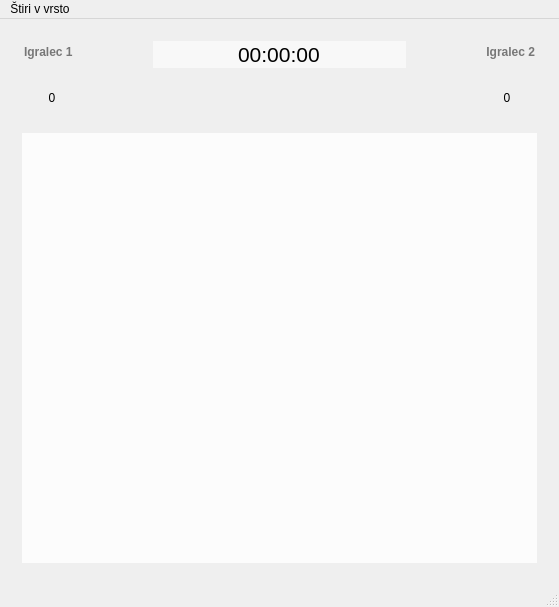
<?xml version="1.0" encoding="UTF-8"?>
<ui version="4.0">
 <class>glavnookno</class>
 <widget class="QMainWindow" name="glavnookno">
  <property name="geometry">
   <rect>
    <x>0</x>
    <y>0</y>
    <width>559</width>
    <height>607</height>
   </rect>
  </property>
  <property name="minimumSize">
   <size>
    <width>334</width>
    <height>427</height>
   </size>
  </property>
  <property name="acceptDrops">
   <bool>false</bool>
  </property>
  <property name="windowTitle">
   <string>Štiri v vrsto</string>
  </property>
  <property name="windowIcon">
   <iconset resource="resource.qrc">
    <normaloff>:/img/icon.png</normaloff>:/img/icon.png</iconset>
  </property>
  <property name="styleSheet">
   <string notr="true"/>
  </property>
  <property name="documentMode">
   <bool>false</bool>
  </property>
  <widget class="QWidget" name="centralWidget">
   <property name="autoFillBackground">
    <bool>false</bool>
   </property>
   <property name="styleSheet">
    <string notr="true">border-image: url(:/img/Ozadje2.png) 0 0 0 0 stretch;</string>
   </property>
   <layout class="QHBoxLayout" name="horizontalLayout_5">
    <item>
     <widget class="QFrame" name="frame">
      <property name="styleSheet">
       <string notr="true">border: none;
border-image:none;</string>
      </property>
      <property name="frameShape">
       <enum>QFrame::StyledPanel</enum>
      </property>
      <property name="frameShadow">
       <enum>QFrame::Raised</enum>
      </property>
      <layout class="QVBoxLayout" name="verticalLayout_3">
       <item>
        <layout class="QHBoxLayout" name="horizontalLayout_3">
         <item>
          <layout class="QVBoxLayout" name="verticalLayout">
           <item>
            <widget class="QLineEdit" name="txtIgralec1">
             <property name="minimumSize">
              <size>
               <width>125</width>
               <height>22</height>
              </size>
             </property>
             <property name="maximumSize">
              <size>
               <width>125</width>
               <height>22</height>
              </size>
             </property>
             <property name="font">
              <font>
               <family>Noto Sans UI</family>
               <weight>75</weight>
               <bold>true</bold>
              </font>
             </property>
             <property name="styleSheet">
              <string notr="true">background-color: rgba(255, 255, 255, 0);</string>
             </property>
             <property name="inputMask">
              <string/>
             </property>
             <property name="text">
              <string/>
             </property>
             <property name="frame">
              <bool>false</bool>
             </property>
             <property name="readOnly">
              <bool>true</bool>
             </property>
             <property name="placeholderText">
              <string>Igralec 1</string>
             </property>
            </widget>
           </item>
           <item>
            <layout class="QHBoxLayout" name="horizontalLayout">
             <item>
              <widget class="QLabel" name="lblScore1">
               <property name="minimumSize">
                <size>
                 <width>58</width>
                 <height>58</height>
                </size>
               </property>
               <property name="maximumSize">
                <size>
                 <width>58</width>
                 <height>58</height>
                </size>
               </property>
               <property name="styleSheet">
                <string notr="true">font: 75 16pt &quot;Noto Sans&quot;;</string>
               </property>
               <property name="text">
                <string>0</string>
               </property>
               <property name="alignment">
                <set>Qt::AlignCenter</set>
               </property>
              </widget>
             </item>
             <item>
              <widget class="QFrame" name="frame_2">
               <property name="minimumSize">
                <size>
                 <width>58</width>
                 <height>58</height>
                </size>
               </property>
               <property name="maximumSize">
                <size>
                 <width>58</width>
                 <height>58</height>
                </size>
               </property>
               <property name="styleSheet">
                <string notr="true">border-image: url(:/img/zeton1.png);</string>
               </property>
               <property name="frameShape">
                <enum>QFrame::NoFrame</enum>
               </property>
               <property name="frameShadow">
                <enum>QFrame::Plain</enum>
               </property>
              </widget>
             </item>
            </layout>
           </item>
          </layout>
         </item>
         <item>
          <layout class="QVBoxLayout" name="verticalLayout_4">
           <item>
            <widget class="QLineEdit" name="cas">
             <property name="font">
              <font>
               <family>Noto Sans UI</family>
               <pointsize>16</pointsize>
              </font>
             </property>
             <property name="autoFillBackground">
              <bool>false</bool>
             </property>
             <property name="styleSheet">
              <string notr="true">background-color: rgb(255, 255, 255, 150);</string>
             </property>
             <property name="text">
              <string>00:00:00</string>
             </property>
             <property name="alignment">
              <set>Qt::AlignCenter</set>
             </property>
             <property name="readOnly">
              <bool>true</bool>
             </property>
            </widget>
           </item>
           <item>
            <layout class="QHBoxLayout" name="horizontalLayout_4">
             <item>
              <widget class="QPushButton" name="volume">
               <property name="minimumSize">
                <size>
                 <width>50</width>
                 <height>50</height>
                </size>
               </property>
               <property name="maximumSize">
                <size>
                 <width>50</width>
                 <height>50</height>
                </size>
               </property>
               <property name="styleSheet">
                <string notr="true">border-image: url(:/img/SoundON.png);</string>
               </property>
               <property name="text">
                <string/>
               </property>
              </widget>
             </item>
             <item>
              <widget class="QPushButton" name="undo">
               <property name="maximumSize">
                <size>
                 <width>80</width>
                 <height>52</height>
                </size>
               </property>
               <property name="styleSheet">
                <string notr="true">background-image: url(:/img/undo.png);
border: none;
background-color: rgba(255,255,255,0);</string>
               </property>
               <property name="text">
                <string/>
               </property>
              </widget>
             </item>
            </layout>
           </item>
          </layout>
         </item>
         <item>
          <layout class="QVBoxLayout" name="verticalLayout_2">
           <item>
            <widget class="QLineEdit" name="txtIgralec2">
             <property name="minimumSize">
              <size>
               <width>125</width>
               <height>22</height>
              </size>
             </property>
             <property name="maximumSize">
              <size>
               <width>125</width>
               <height>22</height>
              </size>
             </property>
             <property name="font">
              <font>
               <family>Noto Sans UI</family>
               <weight>75</weight>
               <bold>true</bold>
              </font>
             </property>
             <property name="styleSheet">
              <string notr="true">background-color: rgba(255, 255, 255, 0);</string>
             </property>
             <property name="frame">
              <bool>false</bool>
             </property>
             <property name="alignment">
              <set>Qt::AlignRight|Qt::AlignTrailing|Qt::AlignVCenter</set>
             </property>
             <property name="readOnly">
              <bool>true</bool>
             </property>
             <property name="placeholderText">
              <string>Igralec 2</string>
             </property>
            </widget>
           </item>
           <item>
            <layout class="QHBoxLayout" name="horizontalLayout_2">
             <item>
              <widget class="QFrame" name="frame_3">
               <property name="minimumSize">
                <size>
                 <width>58</width>
                 <height>58</height>
                </size>
               </property>
               <property name="maximumSize">
                <size>
                 <width>58</width>
                 <height>58</height>
                </size>
               </property>
               <property name="styleSheet">
                <string notr="true">border-image: url(:/img/zeton2.png);</string>
               </property>
               <property name="frameShape">
                <enum>QFrame::NoFrame</enum>
               </property>
               <property name="frameShadow">
                <enum>QFrame::Plain</enum>
               </property>
              </widget>
             </item>
             <item>
              <widget class="QLabel" name="lblScore2">
               <property name="minimumSize">
                <size>
                 <width>58</width>
                 <height>58</height>
                </size>
               </property>
               <property name="maximumSize">
                <size>
                 <width>58</width>
                 <height>58</height>
                </size>
               </property>
               <property name="styleSheet">
                <string notr="true">font: 75 16pt &quot;Noto Sans&quot;;</string>
               </property>
               <property name="text">
                <string>0</string>
               </property>
               <property name="alignment">
                <set>Qt::AlignCenter</set>
               </property>
              </widget>
             </item>
            </layout>
           </item>
          </layout>
         </item>
        </layout>
       </item>
       <item>
        <layout class="QGridLayout" name="igralnaP">
         <property name="spacing">
          <number>0</number>
         </property>
         <item row="3" column="1">
          <widget class="QWidget" name="polje30" native="true">
           <property name="styleSheet">
            <string notr="true">border-image: url(:/img/tile.png);
background-color: rgba(255, 255, 255, 200);</string>
           </property>
          </widget>
         </item>
         <item row="5" column="1">
          <widget class="QWidget" name="polje50" native="true">
           <property name="styleSheet">
            <string notr="true">border-image: url(:/img/tile.png);
background-color: rgba(255, 255, 255, 200);</string>
           </property>
          </widget>
         </item>
         <item row="2" column="1">
          <widget class="QWidget" name="polje20" native="true">
           <property name="styleSheet">
            <string notr="true">border-image: url(:/img/tile.png);
background-color: rgba(255, 255, 255, 200);</string>
           </property>
          </widget>
         </item>
         <item row="1" column="2">
          <widget class="QWidget" name="polje11" native="true">
           <property name="styleSheet">
            <string notr="true">border-image: url(:/img/tile.png);
background-color: rgba(255, 255, 255, 200);</string>
           </property>
          </widget>
         </item>
         <item row="0" column="5">
          <widget class="QWidget" name="polje04" native="true">
           <property name="styleSheet">
            <string notr="true">border-image: url(:/img/tile.png);
background-color: rgba(255, 255, 255, 200);</string>
           </property>
          </widget>
         </item>
         <item row="4" column="2">
          <widget class="QWidget" name="polje41" native="true">
           <property name="styleSheet">
            <string notr="true">border-image: url(:/img/tile.png);
background-color: rgba(255, 255, 255, 200);</string>
           </property>
          </widget>
         </item>
         <item row="0" column="4">
          <widget class="QWidget" name="polje03" native="true">
           <property name="styleSheet">
            <string notr="true">border-image: url(:/img/tile.png);
background-color: rgba(255, 255, 255, 200);</string>
           </property>
          </widget>
         </item>
         <item row="0" column="2">
          <widget class="QWidget" name="polje01" native="true">
           <property name="styleSheet">
            <string notr="true">border-image: url(:/img/tile.png);
background-color: rgba(255, 255, 255, 200);</string>
           </property>
          </widget>
         </item>
         <item row="0" column="6">
          <widget class="QWidget" name="polje05" native="true">
           <property name="styleSheet">
            <string notr="true">border-image: url(:/img/tile.png);
background-color: rgba(255, 255, 255, 200);</string>
           </property>
          </widget>
         </item>
         <item row="0" column="1">
          <widget class="QWidget" name="polje00" native="true">
           <property name="styleSheet">
            <string notr="true">border-image: url(:/img/tile.png);
background-color: rgba(255, 255, 255, 200);</string>
           </property>
          </widget>
         </item>
         <item row="5" column="2">
          <widget class="QWidget" name="polje51" native="true">
           <property name="styleSheet">
            <string notr="true">border-image: url(:/img/tile.png);
background-color: rgba(255, 255, 255, 200);</string>
           </property>
          </widget>
         </item>
         <item row="2" column="2">
          <widget class="QWidget" name="polje21" native="true">
           <property name="styleSheet">
            <string notr="true">border-image: url(:/img/tile.png);
background-color: rgba(255, 255, 255, 200);</string>
           </property>
          </widget>
         </item>
         <item row="0" column="3">
          <widget class="QWidget" name="polje02" native="true">
           <property name="styleSheet">
            <string notr="true">border-image: url(:/img/tile.png);
background-color: rgba(255, 255, 255, 200);</string>
           </property>
          </widget>
         </item>
         <item row="4" column="1">
          <widget class="QWidget" name="polje40" native="true">
           <property name="styleSheet">
            <string notr="true">border-image: url(:/img/tile.png);
background-color: rgba(255, 255, 255, 200);</string>
           </property>
          </widget>
         </item>
         <item row="1" column="1">
          <widget class="QWidget" name="polje10" native="true">
           <property name="styleSheet">
            <string notr="true">border-image: url(:/img/tile.png);
background-color: rgba(255, 255, 255, 200);</string>
           </property>
          </widget>
         </item>
         <item row="3" column="2">
          <widget class="QWidget" name="polje31" native="true">
           <property name="styleSheet">
            <string notr="true">border-image: url(:/img/tile.png);
background-color: rgba(255, 255, 255, 200);</string>
           </property>
          </widget>
         </item>
         <item row="0" column="7">
          <widget class="QWidget" name="polje06" native="true">
           <property name="styleSheet">
            <string notr="true">border-image: url(:/img/tile.png);
background-color: rgba(255, 255, 255, 200);</string>
           </property>
          </widget>
         </item>
         <item row="1" column="3">
          <widget class="QWidget" name="polje12" native="true">
           <property name="styleSheet">
            <string notr="true">border-image: url(:/img/tile.png);
background-color: rgba(255, 255, 255, 200);</string>
           </property>
          </widget>
         </item>
         <item row="2" column="3">
          <widget class="QWidget" name="polje22" native="true">
           <property name="styleSheet">
            <string notr="true">border-image: url(:/img/tile.png);
background-color: rgba(255, 255, 255, 200);</string>
           </property>
          </widget>
         </item>
         <item row="3" column="3">
          <widget class="QWidget" name="polje32" native="true">
           <property name="styleSheet">
            <string notr="true">border-image: url(:/img/tile.png);
background-color: rgba(255, 255, 255, 200);</string>
           </property>
          </widget>
         </item>
         <item row="4" column="3">
          <widget class="QWidget" name="polje42" native="true">
           <property name="styleSheet">
            <string notr="true">border-image: url(:/img/tile.png);
background-color: rgba(255, 255, 255, 200);</string>
           </property>
          </widget>
         </item>
         <item row="5" column="3">
          <widget class="QWidget" name="polje52" native="true">
           <property name="styleSheet">
            <string notr="true">border-image: url(:/img/tile.png);
background-color: rgba(255, 255, 255, 200);</string>
           </property>
          </widget>
         </item>
         <item row="1" column="4">
          <widget class="QWidget" name="polje13" native="true">
           <property name="styleSheet">
            <string notr="true">border-image: url(:/img/tile.png);
background-color: rgba(255, 255, 255, 200);</string>
           </property>
          </widget>
         </item>
         <item row="2" column="4">
          <widget class="QWidget" name="polje23" native="true">
           <property name="styleSheet">
            <string notr="true">border-image: url(:/img/tile.png);
background-color: rgba(255, 255, 255, 200);</string>
           </property>
          </widget>
         </item>
         <item row="3" column="4">
          <widget class="QWidget" name="polje33" native="true">
           <property name="styleSheet">
            <string notr="true">border-image: url(:/img/tile.png);
background-color: rgba(255, 255, 255, 200);</string>
           </property>
          </widget>
         </item>
         <item row="4" column="4">
          <widget class="QWidget" name="polje43" native="true">
           <property name="styleSheet">
            <string notr="true">border-image: url(:/img/tile.png);
background-color: rgba(255, 255, 255, 200);</string>
           </property>
          </widget>
         </item>
         <item row="5" column="4">
          <widget class="QWidget" name="polje53" native="true">
           <property name="styleSheet">
            <string notr="true">border-image: url(:/img/tile.png);
background-color: rgba(255, 255, 255, 200);</string>
           </property>
          </widget>
         </item>
         <item row="1" column="5">
          <widget class="QWidget" name="polje14" native="true">
           <property name="styleSheet">
            <string notr="true">border-image: url(:/img/tile.png);
background-color: rgba(255, 255, 255, 200);</string>
           </property>
          </widget>
         </item>
         <item row="2" column="5">
          <widget class="QWidget" name="polje24" native="true">
           <property name="styleSheet">
            <string notr="true">border-image: url(:/img/tile.png);
background-color: rgba(255, 255, 255, 200);</string>
           </property>
          </widget>
         </item>
         <item row="3" column="5">
          <widget class="QWidget" name="polje34" native="true">
           <property name="styleSheet">
            <string notr="true">border-image: url(:/img/tile.png);
background-color: rgba(255, 255, 255, 200);</string>
           </property>
          </widget>
         </item>
         <item row="4" column="5">
          <widget class="QWidget" name="polje44" native="true">
           <property name="styleSheet">
            <string notr="true">border-image: url(:/img/tile.png);
background-color: rgba(255, 255, 255, 200);</string>
           </property>
          </widget>
         </item>
         <item row="5" column="5">
          <widget class="QWidget" name="polje54" native="true">
           <property name="styleSheet">
            <string notr="true">border-image: url(:/img/tile.png);
background-color: rgba(255, 255, 255, 200);</string>
           </property>
          </widget>
         </item>
         <item row="1" column="6">
          <widget class="QWidget" name="polje15" native="true">
           <property name="styleSheet">
            <string notr="true">border-image: url(:/img/tile.png);
background-color: rgba(255, 255, 255, 200);</string>
           </property>
          </widget>
         </item>
         <item row="1" column="7">
          <widget class="QWidget" name="polje16" native="true">
           <property name="styleSheet">
            <string notr="true">border-image: url(:/img/tile.png);
background-color: rgba(255, 255, 255, 200);</string>
           </property>
          </widget>
         </item>
         <item row="2" column="7">
          <widget class="QWidget" name="polje26" native="true">
           <property name="styleSheet">
            <string notr="true">border-image: url(:/img/tile.png);
background-color: rgba(255, 255, 255, 200);</string>
           </property>
          </widget>
         </item>
         <item row="3" column="7">
          <widget class="QWidget" name="polje36" native="true">
           <property name="styleSheet">
            <string notr="true">border-image: url(:/img/tile.png);
background-color: rgba(255, 255, 255, 200);</string>
           </property>
          </widget>
         </item>
         <item row="4" column="7">
          <widget class="QWidget" name="polje46" native="true">
           <property name="styleSheet">
            <string notr="true">border-image: url(:/img/tile.png);
background-color: rgba(255, 255, 255, 200);</string>
           </property>
          </widget>
         </item>
         <item row="3" column="6">
          <widget class="QWidget" name="polje35" native="true">
           <property name="styleSheet">
            <string notr="true">border-image: url(:/img/tile.png);
background-color: rgba(255, 255, 255, 200);</string>
           </property>
          </widget>
         </item>
         <item row="2" column="6">
          <widget class="QWidget" name="polje25" native="true">
           <property name="styleSheet">
            <string notr="true">border-image: url(:/img/tile.png);
background-color: rgba(255, 255, 255, 200);</string>
           </property>
          </widget>
         </item>
         <item row="4" column="6">
          <widget class="QWidget" name="polje45" native="true">
           <property name="styleSheet">
            <string notr="true">border-image: url(:/img/tile.png);
background-color: rgba(255, 255, 255, 200);</string>
           </property>
          </widget>
         </item>
         <item row="5" column="6">
          <widget class="QWidget" name="polje55" native="true">
           <property name="styleSheet">
            <string notr="true">border-image: url(:/img/tile.png);
background-color: rgba(255, 255, 255, 200);</string>
           </property>
          </widget>
         </item>
         <item row="5" column="7">
          <widget class="QFrame" name="frame_4">
           <property name="styleSheet">
            <string notr="true">border-image: url(:/img/tile.png);
background-color: rgba(255, 255, 255, 200);</string>
           </property>
           <property name="frameShape">
            <enum>QFrame::StyledPanel</enum>
           </property>
           <property name="frameShadow">
            <enum>QFrame::Raised</enum>
           </property>
          </widget>
         </item>
        </layout>
       </item>
      </layout>
     </widget>
    </item>
   </layout>
  </widget>
  <widget class="QMenuBar" name="menuBar">
   <property name="geometry">
    <rect>
     <x>0</x>
     <y>0</y>
     <width>559</width>
     <height>21</height>
    </rect>
   </property>
   <widget class="QMenu" name="menu_tiri_v_vrsto">
    <property name="title">
     <string>Štiri v vrsto</string>
    </property>
    <addaction name="actionZacni_igro"/>
    <addaction name="actionZapri"/>
    <addaction name="actionUndo"/>
   </widget>
   <addaction name="menu_tiri_v_vrsto"/>
  </widget>
  <widget class="QStatusBar" name="statusBar">
   <property name="statusTip">
    <string/>
   </property>
   <property name="sizeGripEnabled">
    <bool>true</bool>
   </property>
  </widget>
  <action name="actionZapri">
   <property name="text">
    <string>Zapri</string>
   </property>
   <property name="shortcut">
    <string>Ctrl+Q</string>
   </property>
  </action>
  <action name="actionZacni_igro">
   <property name="text">
    <string>Nova igra</string>
   </property>
   <property name="shortcut">
    <string>Ctrl+N</string>
   </property>
  </action>
  <action name="actionZmagovalec1">
   <property name="text">
    <string>Zmagovalec1</string>
   </property>
  </action>
  <action name="actionZmagovalec2">
   <property name="text">
    <string>Zmagovalec2</string>
   </property>
  </action>
  <action name="actionNedolo_eno">
   <property name="text">
    <string>Nedoločeno</string>
   </property>
  </action>
  <action name="actionUndo">
   <property name="text">
    <string>Undo</string>
   </property>
   <property name="shortcut">
    <string>Ctrl+Z</string>
   </property>
  </action>
 </widget>
 <layoutdefault spacing="6" margin="11"/>
 <resources>
  <include location="resource.qrc"/>
 </resources>
 <connections>
  <connection>
   <sender>actionZapri</sender>
   <signal>triggered()</signal>
   <receiver>glavnookno</receiver>
   <slot>close()</slot>
   <hints>
    <hint type="sourcelabel">
     <x>-1</x>
     <y>-1</y>
    </hint>
    <hint type="destinationlabel">
     <x>227</x>
     <y>172</y>
    </hint>
   </hints>
  </connection>
 </connections>
</ui>
